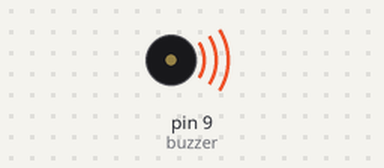
Bench run of a sketch on a simulated Arduino Uno, built with avr-gcc and run on an emulated ATmega328P. Parts: buzzer (waves = sounding).

Above: at 0.5 s.
Timing chart, 0 to 6.9 s (numbered marks = the images above):
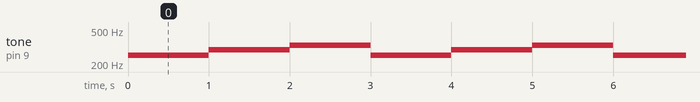

Measured:
- by itself, tone on pin 9 (buzzer): repeats every 3.0 s: 294 Hz 1.0 s, 330 Hz 1.0 s, 252 Hz 1.0 s

The sketch:

03.buzzer.ino
```cpp
#define buzzer 9

void setup() {
  pinMode(buzzer, OUTPUT);
}

void loop() {
  tone(buzzer, 252);
  delay(1000);
  noTone(buzzer);
  tone(buzzer, 294);
  delay(1000);
  noTone(buzzer);
  tone(buzzer, 330);
  delay(1000);
  noTone(buzzer);
}
```
